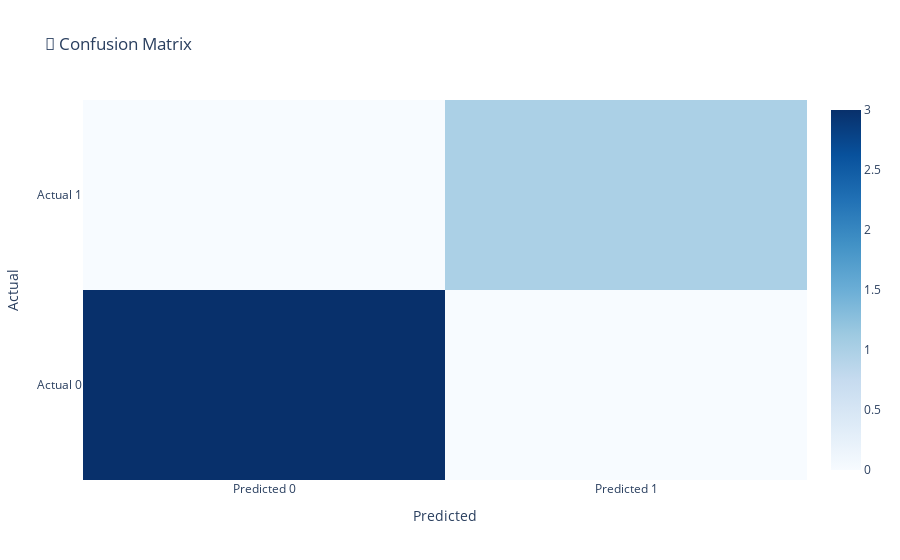
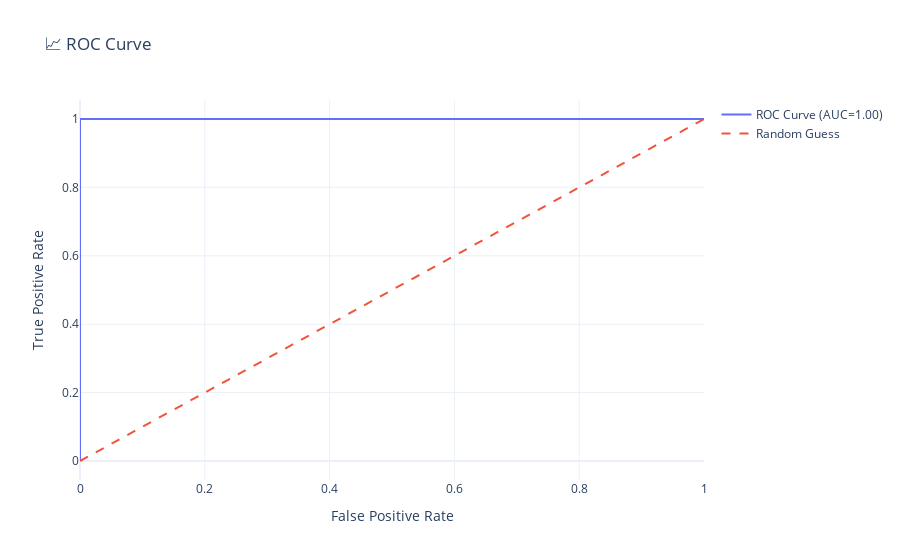
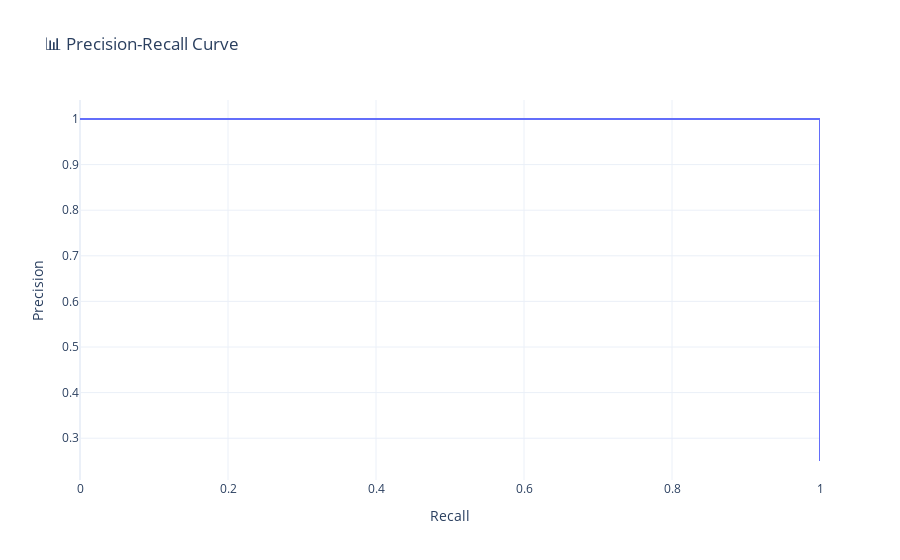

The code cell stored with these charts, in order, in its notebook:
### Markdown cell above
## Bagian 6 – Evaluasi Akhir

- Evaluasi model terbaik dilakukan pada test set.
- Confusion matrix menunjukkan jumlah prediksi benar dan salah untuk churn (1) dan non-churn (0).
- Classification report memberikan metrik precision, recall, f1-score, dan support.
- ROC Curve menampilkan trade-off antara TPR (recall) dan FPR.
- Precision-Recall Curve berguna terutama untuk dataset dengan imbalance.
- Interpretasi bisnis:
  - **False Negative**: pelanggan churn tidak terdeteksi → kehilangan pendapatan.
  - **False Positive**: pelanggan tetap dikira churn → biaya retensi bisa terbuang.

### Code cell
# === Bagian 6 – Evaluasi Akhir (Interaktif) ===
# Prediksi
y_test_true = y_test
y_proba = rf_model.predict_proba(X_test)[:,1]
y_pred = rf_model.predict(X_test)

# 1️⃣ Confusion Matrix
cm = confusion_matrix(y_test_true, y_pred)
cm_labels = ['TN','FP','FN','TP']
cm_text = [f"{label}: {value}" for label, value in zip(cm_labels, cm.flatten())]

fig_cm = go.Figure(data=go.Heatmap(
    z=cm,
    x=['Predicted 0','Predicted 1'],
    y=['Actual 0','Actual 1'],
    text=cm_text,
    hoverinfo='text',
    colorscale='Blues',
    showscale=True
))
fig_cm.update_layout(title='🧮 Confusion Matrix', xaxis_title='Predicted', yaxis_title='Actual')
fig_cm.show()

# 2️⃣ Classification Report
print("\n📋 Classification Report:")
print(classification_report(y_test_true, y_pred, target_names=['No Churn','Churn']))

# 3️⃣ ROC Curve Interaktif
fpr, tpr, thresholds = roc_curve(y_test_true, y_proba)
roc_auc = auc(fpr, tpr)

fig_roc = go.Figure()
fig_roc.add_trace(go.Scatter(x=fpr, y=tpr, mode='lines', name=f'ROC Curve (AUC={roc_auc:.2f})'))
fig_roc.add_trace(go.Scatter(x=[0,1], y=[0,1], mode='lines', name='Random Guess', line=dict(dash='dash')))
fig_roc.update_layout(title='📈 ROC Curve', xaxis_title='False Positive Rate', yaxis_title='True Positive Rate', template='plotly_white')
fig_roc.show()

# 4️⃣ Precision-Recall Curve Interaktif
precision, recall, thresholds_pr = precision_recall_curve(y_test_true, y_proba)
pr_auc = auc(recall, precision)

fig_pr = go.Figure()
fig_pr.add_trace(go.Scatter(x=recall, y=precision, mode='lines', name=f'PR Curve (AUC={pr_auc:.2f})'))
fig_pr.update_layout(title='📊 Precision-Recall Curve', xaxis_title='Recall', yaxis_title='Precision', template='plotly_white')
fig_pr.show()

# 5️⃣ Interpretasi Bisnis
print("\n💡 Interpretasi Bisnis:")
print("- False Negatives (FN): pelanggan churn tidak terdeteksi → kehilangan pendapatan, harus di-minimalkan.")
print("- False Positives (FP): pelanggan diberi intervensi padahal tidak akan churn → biaya marketing terbuang.")
print("""
- Dengan AUC ROC dan PR-A
- Confusion Matrix menunjukkan...
""")

### Figure 1 — Plotly figure (JSON) as saved in the notebook; plotly's stock layout.template omitted (floating-point values rounded to 4 significant figures)
{"data": [{"colorscale": [[0, "rgb(247,251,255)"], [0.125, "rgb(222,235,247)"], [0.25, "rgb(198,219,239)"], [0.375, "rgb(158,202,225)"], [0.5, "rgb(107,174,214)"], [0.625, "rgb(66,146,198)"], [0.75, "rgb(33,113,181)"], [0.875, "rgb(8,81,156)"], [1, "rgb(8,48,107)"]], "hoverinfo": "text", "showscale": true, "text": ["TN: 3", "FP: 0", "FN: 0", "TP: 1"], "type": "heatmap", "x": ["Predicted 0", "Predicted 1"], "y": ["Actual 0", "Actual 1"], "z": [[3, 0], [0, 1]]}], "layout": {"title": {"text": "🧮 Confusion Matrix"}, "xaxis": {"title": {"text": "Predicted"}}, "yaxis": {"title": {"text": "Actual"}}}}

### Figure 2 — Plotly figure (JSON) as saved in the notebook; plotly's stock layout.template omitted (floating-point values rounded to 4 significant figures)
{"data": [{"mode": "lines", "name": "ROC Curve (AUC=1.00)", "type": "scatter", "x": [0.0, 0.0, 1.0], "y": [0.0, 1.0, 1.0]}, {"line": {"dash": "dash"}, "mode": "lines", "name": "Random Guess", "type": "scatter", "x": [0, 1], "y": [0, 1]}], "layout": {"title": {"text": "📈 ROC Curve"}, "xaxis": {"title": {"text": "False Positive Rate"}}, "yaxis": {"title": {"text": "True Positive Rate"}}}}

### Figure 3 — Plotly figure (JSON) as saved in the notebook; plotly's stock layout.template omitted (floating-point values rounded to 4 significant figures)
{"data": [{"mode": "lines", "name": "PR Curve (AUC=1.00)", "type": "scatter", "x": [1.0, 1.0, 0.0], "y": [0.25, 1.0, 1.0]}], "layout": {"title": {"text": "📊 Precision-Recall Curve"}, "xaxis": {"title": {"text": "Recall"}}, "yaxis": {"title": {"text": "Precision"}}}}
